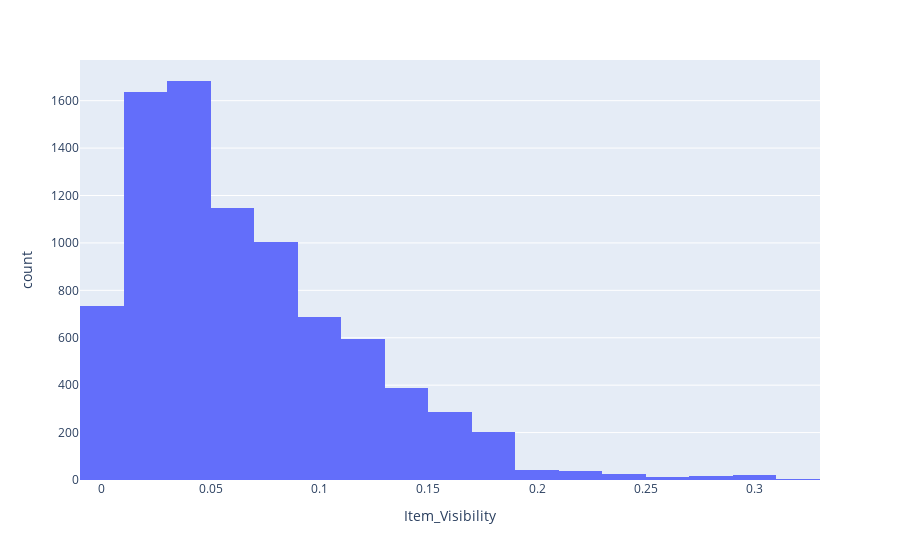

Notebook cell for this chart:
### Code cell
#### Plot a histogram of Item Visibility to visualize its distribution..

plt.figure(figsize=(10,8))
fig= px.histogram(df, x= 'Item_Visibility', nbins= 30)
fig.show()

### Figure 1 — Plotly figure (JSON) as saved in the notebook; plotly's stock layout.template omitted (floating-point values rounded to 4 significant figures; data arrays with more than 128 entries replaced by an {"elided": "..."} marker saying what was removed)
{"data": [{"alignmentgroup": "True", "bingroup": "x", "hovertemplate": "Item_Visibility=%{x}<br>count=%{y}<extra></extra>", "legendgroup": "", "marker": {"color": "#636efa", "pattern": {"shape": ""}}, "name": "", "nbinsx": 30, "offsetgroup": "", "orientation": "v", "showlegend": false, "type": "histogram", "x": {"elided": "8523 float values"}, "xaxis": "x", "yaxis": "y"}], "layout": {"barmode": "relative", "legend": {"tracegroupgap": 0}, "margin": {"t": 60}, "xaxis": {"anchor": "y", "domain": [0, 1], "title": {"text": "Item_Visibility"}}, "yaxis": {"anchor": "x", "domain": [0, 1], "title": {"text": "count"}}}}
